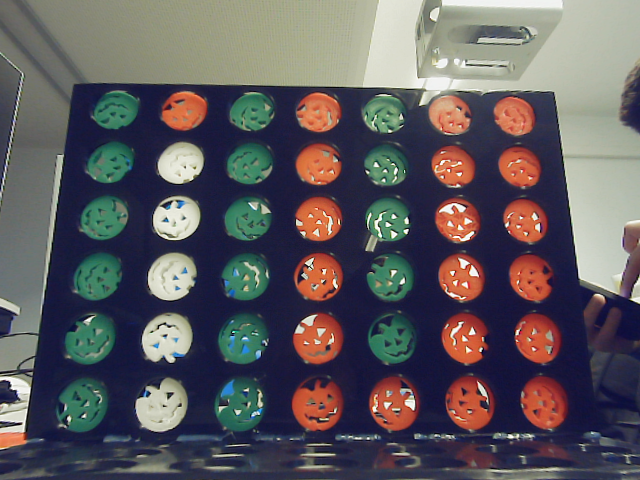
#> input picture test7.png, 640 x 480 px, given in place of the camera
$ python vision.py
#> lines starting #> are read from the running program, lines starting #| are printed output that depends on the picture
### connect4game/utils/logging.py
import logging

def create_logger(name, level=logging.DEBUG):
    logger = logging.getLogger(name)
    logger.setLevel(level)

    ch = logging.StreamHandler()
    ch.setLevel(level)

    ch.setFormatter(_CustomFormatter())

    logger.addHandler(ch)

    return logger

class _CustomFormatter(logging.Formatter):
    format_i = "%(asctime)s - %(name)s - %(levelname)s - %(message)s"
    format_wec = "%(asctime)s - %(name)s - %(levelname)s - %(message)s (%(filename)s:%(lineno)d)"

    FORMATS = {
        logging.DEBUG: format_i,
        logging.INFO: format_i,
        logging.WARNING: format_wec,
        logging.ERROR: format_wec,
        logging.CRITICAL: format_wec
    }

    def format(self, record):
        log_fmt = self.FORMATS.get(record.levelno)
        formatter = logging.Formatter(log_fmt)
        return formatter.format(record)

# [16 lines that do not run on import are left out]

### connect4game/vision/vision.py
import cv2
import numpy as np
from connect4game.utils.logging import create_logger

class Vision:
    CAMERA_INST = np.array([[508.069, 0.0, 332.821], [0.0, 506.445, 242.984], [0.0, 0.0, 1.0]])
    CAMERA_DIST = np.array([[-0.4146402, 0.2407384, 0.0, 0.0, -0.1040042]])

    # Boundaries
    RED_LOWER_1 = np.array([0, 130, 150])
    RED_UPPER_1 = np.array([10, 255, 255])

    RED_LOWER_2 = np.array([160, 130, 150])
    RED_UPPER_2 = np.array([179, 255, 255])

    GREEN_LOWER = np.array([0, 40, 0])
    GREEN_UPPER = np.array([100, 180, 125])

    KERNEL = np.ones((5, 5), "uint8")

    def __init__(self, test=False):
        self.__logger = create_logger(name="VISION")
        self.test_mode = False
        self.board_array = [[0 for _ in range(7)] for _ in range(6)]
        self.image_rectangle = None

        if test:
            self.__logger.info("Test mode is active reading from the test img")
            self.test_image = cv2.imread("test.png")
            self.test_mode = True
        else:
            cam_find_loop = True
            current_cam_index = 0
            while cam_find_loop:
                self.cap = cv2.VideoCapture(current_cam_index)

                # Check if camera is working
                if not self.cap.isOpened():
                    current_cam_index += 1

                    # After 20 non functional cameras stop trying
                    if current_cam_index >= 20:
                        raise IndexError("Camera index limit reached")

                    continue

                img = self.__get_image()
                self.__logger.info("To confirm the camera press y otherwise press n")
                cv2.imshow(f"Camera {current_cam_index}", img)

                while True:
                    key = cv2.waitKey(33)
                    if key == ord("y"):
                        cam_find_loop = False
                        break
                    elif key == ord("n"):
                        current_cam_index += 1
                        break
                    else:
                        img = self.__get_image()
                        cv2.imshow(f"Camera {current_cam_index}", img)
                        continue
                cv2.destroyAllWindows()

                # Release the capture of the camera if it is not correct
                if cam_find_loop:
                    self.cap.release()

    def __get_image(self):
        if self.test_mode:
            return self.test_image
        else:
            # Disregard for 5 frames for camera focus
            for _ in range(5):
                self.cap.read()
#> this loop made 5 passes
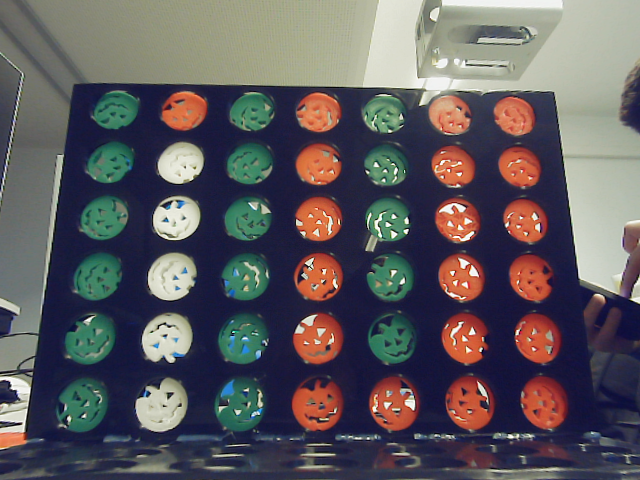
#> input picture test7.png, 640 x 480 px, given in place of the camera

            # Get the image from camera
            ret, image = self.cap.read()
#> image is the input picture: shape (480, 640, 3); mean B, G, R 94, 89.8, 93.8

            # Apply undistort and flip coef
            image = cv2.undistort(image, self.CAMERA_INST, self.CAMERA_DIST)
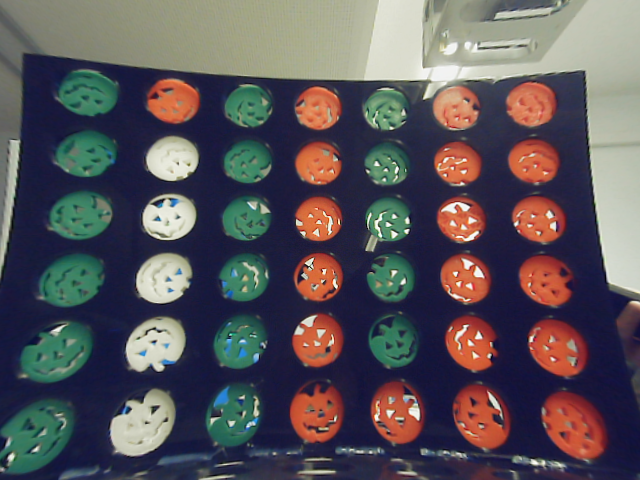
#> image: shape (480, 640, 3); mean B, G, R 89.5, 84.4, 89.3
            image = cv2.flip(image, 0)
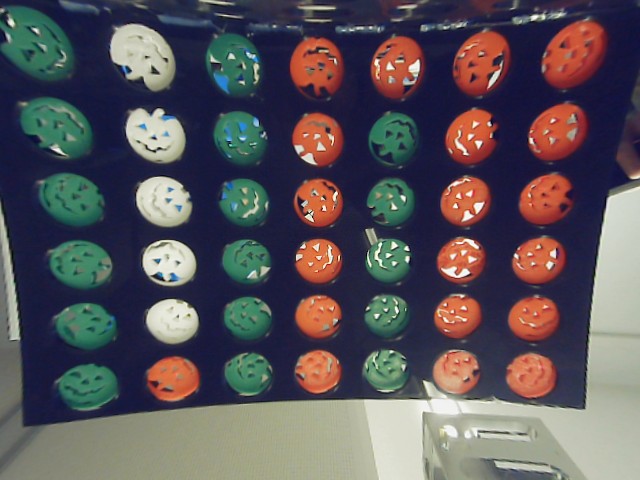
#> image: shape (480, 640, 3); mean B, G, R 89.5, 84.4, 89.3

        return image

    # [67 lines left out: functions __row_detection, detect_game, not called in this run]

    def end_vision(self):
        pass

if __name__ == "__main__":

    vision = Vision()
#> (key q is pressed here)

    for i in range(5):

        board = vision.detect_game()

        flipped = vision.image_rectangle
        flipped = cv2.flip(flipped, 1)

        cv2.imshow("frame", flipped)
        if cv2.waitKey(0) & 0xFF == ord('q'):
            cv2.destroyAllWindows()

$ run again, on pp.jpg
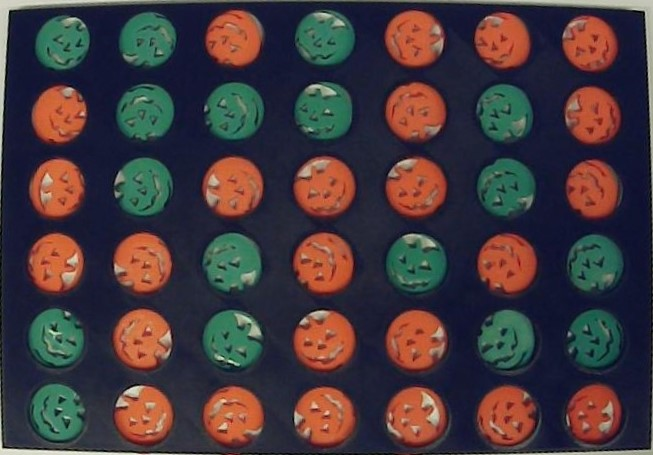
#> input picture pp.jpg, 653 x 455 px, given in place of the camera
#> the loop in __get_image, `for _ in range(5):` made 5 passes
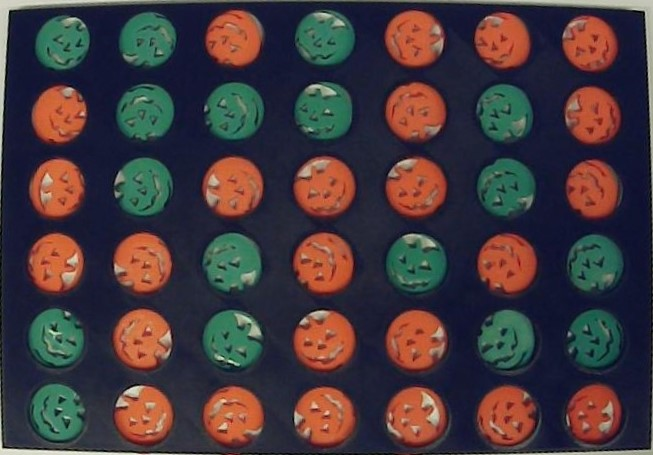
#> input picture pp.jpg, 653 x 455 px, given in place of the camera
#> in __get_image, image is the input picture: shape (455, 653, 3); mean B, G, R 60.5, 57.1, 68.8
#> in __get_image, `image = cv2.undistort(image, self.CAMERA_INST, self.CAMERA_DIST)`:
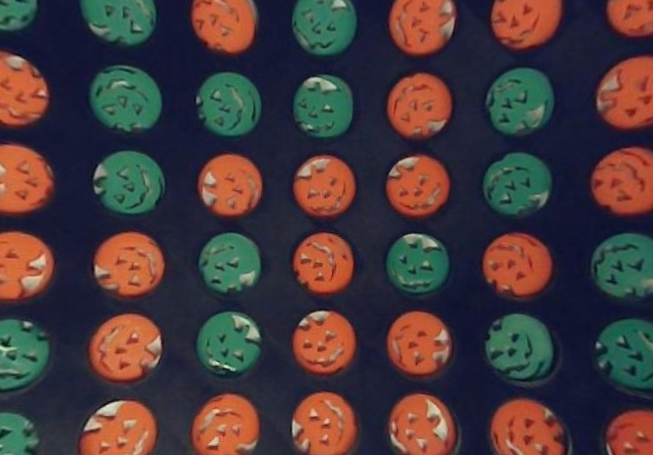
#> image: shape (455, 653, 3); mean B, G, R 59.8, 58.2, 72
#> in __get_image, `image = cv2.flip(image, 0)`:
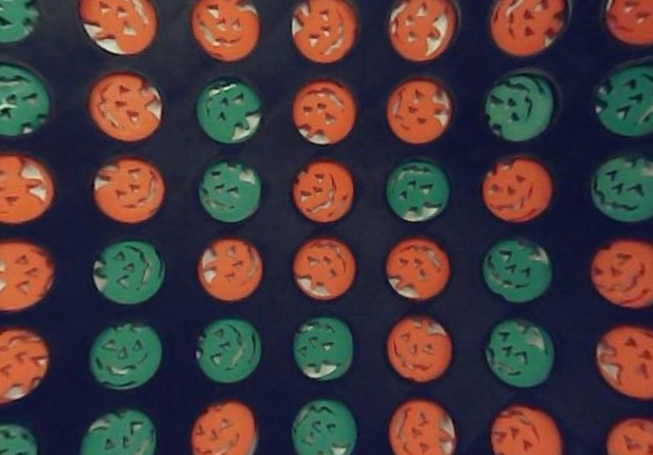
#> image: shape (455, 653, 3); mean B, G, R 59.8, 58.2, 72
